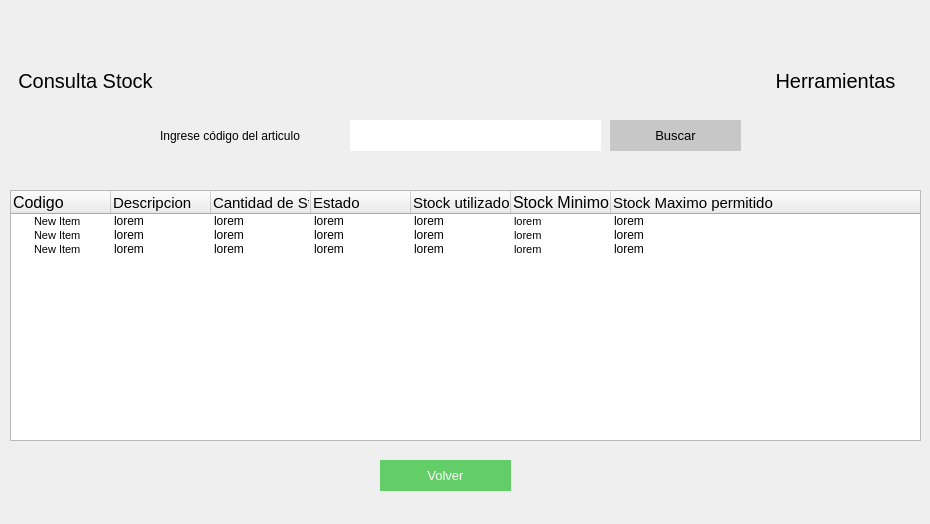
<?xml version="1.0" encoding="UTF-8"?>
<ui version="4.0">
 <class>Form</class>
 <widget class="QWidget" name="Form">
  <property name="geometry">
   <rect>
    <x>0</x>
    <y>0</y>
    <width>930</width>
    <height>524</height>
   </rect>
  </property>
  <property name="windowTitle">
   <string>Form</string>
  </property>
  <widget class="QTreeWidget" name="su_tabla">
   <property name="geometry">
    <rect>
     <x>10</x>
     <y>190</y>
     <width>911</width>
     <height>251</height>
    </rect>
   </property>
   <column>
    <property name="text">
     <string>Codigo</string>
    </property>
    <property name="font">
     <font>
      <pointsize>12</pointsize>
     </font>
    </property>
   </column>
   <column>
    <property name="text">
     <string>Descripcion</string>
    </property>
    <property name="font">
     <font>
      <pointsize>11</pointsize>
     </font>
    </property>
   </column>
   <column>
    <property name="text">
     <string>Cantidad de Stock disponible</string>
    </property>
    <property name="font">
     <font>
      <pointsize>11</pointsize>
     </font>
    </property>
   </column>
   <column>
    <property name="text">
     <string>Estado</string>
    </property>
    <property name="font">
     <font>
      <pointsize>11</pointsize>
     </font>
    </property>
   </column>
   <column>
    <property name="text">
     <string>Stock utilizado en los ultimos 30 dias</string>
    </property>
    <property name="font">
     <font>
      <pointsize>11</pointsize>
     </font>
    </property>
   </column>
   <column>
    <property name="text">
     <string>Stock Minimo permitido</string>
    </property>
    <property name="font">
     <font>
      <pointsize>12</pointsize>
     </font>
    </property>
   </column>
   <column>
    <property name="text">
     <string>Stock Maximo permitido</string>
    </property>
    <property name="font">
     <font>
      <pointsize>11</pointsize>
     </font>
    </property>
   </column>
   <item>
    <property name="text">
     <string>New Item  </string>
    </property>
    <property name="font">
     <font>
      <pointsize>8</pointsize>
     </font>
    </property>
    <property name="text">
     <string>lorem</string>
    </property>
    <property name="text">
     <string>lorem</string>
    </property>
    <property name="text">
     <string>lorem</string>
    </property>
    <property name="text">
     <string>lorem</string>
    </property>
    <property name="text">
     <string>lorem</string>
    </property>
    <property name="font">
     <font>
      <pointsize>8</pointsize>
     </font>
    </property>
    <property name="text">
     <string>lorem</string>
    </property>
   </item>
   <item>
    <property name="text">
     <string>New Item</string>
    </property>
    <property name="font">
     <font>
      <pointsize>8</pointsize>
     </font>
    </property>
    <property name="text">
     <string>lorem</string>
    </property>
    <property name="text">
     <string>lorem</string>
    </property>
    <property name="text">
     <string>lorem</string>
    </property>
    <property name="text">
     <string>lorem</string>
    </property>
    <property name="text">
     <string>lorem</string>
    </property>
    <property name="font">
     <font>
      <pointsize>8</pointsize>
     </font>
    </property>
    <property name="text">
     <string>lorem</string>
    </property>
   </item>
   <item>
    <property name="text">
     <string>New Item</string>
    </property>
    <property name="font">
     <font>
      <pointsize>8</pointsize>
     </font>
    </property>
    <property name="text">
     <string>lorem</string>
    </property>
    <property name="text">
     <string>lorem</string>
    </property>
    <property name="text">
     <string>lorem</string>
    </property>
    <property name="text">
     <string>lorem</string>
    </property>
    <property name="text">
     <string>lorem</string>
    </property>
    <property name="font">
     <font>
      <pointsize>8</pointsize>
     </font>
    </property>
    <property name="text">
     <string>lorem</string>
    </property>
   </item>
  </widget>
  <widget class="QLabel" name="label_2">
   <property name="geometry">
    <rect>
     <x>0</x>
     <y>60</y>
     <width>171</width>
     <height>41</height>
    </rect>
   </property>
   <property name="styleSheet">
    <string notr="true">font-size:20px;
</string>
   </property>
   <property name="text">
    <string>Consulta Stock</string>
   </property>
   <property name="alignment">
    <set>Qt::AlignCenter</set>
   </property>
  </widget>
  <widget class="QLabel" name="label_3">
   <property name="geometry">
    <rect>
     <x>750</x>
     <y>60</y>
     <width>171</width>
     <height>41</height>
    </rect>
   </property>
   <property name="styleSheet">
    <string notr="true">font-size:20px;
</string>
   </property>
   <property name="text">
    <string>Herramientas</string>
   </property>
   <property name="alignment">
    <set>Qt::AlignCenter</set>
   </property>
  </widget>
  <widget class="QPushButton" name="su_btn_volver">
   <property name="geometry">
    <rect>
     <x>380</x>
     <y>460</y>
     <width>131</width>
     <height>31</height>
    </rect>
   </property>
   <property name="styleSheet">
    <string notr="true">background-color: rgb(99, 206, 104);
color:white;
font-size:10pt;
border:none;</string>
   </property>
   <property name="text">
    <string>Volver</string>
   </property>
  </widget>
  <widget class="QLineEdit" name="su_input_buscar">
   <property name="geometry">
    <rect>
     <x>350</x>
     <y>120</y>
     <width>251</width>
     <height>31</height>
    </rect>
   </property>
   <property name="styleSheet">
    <string notr="true">border:none;
background-color: rgb(255, 255, 255);
font: 11pt &quot;MS Shell Dlg 2&quot;;</string>
   </property>
   <property name="text">
    <string/>
   </property>
  </widget>
  <widget class="QPushButton" name="su_btn_buscar">
   <property name="geometry">
    <rect>
     <x>610</x>
     <y>120</y>
     <width>131</width>
     <height>31</height>
    </rect>
   </property>
   <property name="styleSheet">
    <string notr="true">background-color: rgb(199, 199, 199);
color:black;
font-size:10pt;
border:none;</string>
   </property>
   <property name="text">
    <string>Buscar</string>
   </property>
  </widget>
  <widget class="QLabel" name="label">
   <property name="geometry">
    <rect>
     <x>160</x>
     <y>120</y>
     <width>171</width>
     <height>31</height>
    </rect>
   </property>
   <property name="styleSheet">
    <string notr="true">font: 11pt &quot;MS Shell Dlg 2&quot;;
text-align:center;</string>
   </property>
   <property name="text">
    <string>Ingrese código del articulo</string>
   </property>
  </widget>
 </widget>
 <resources/>
 <connections/>
</ui>
